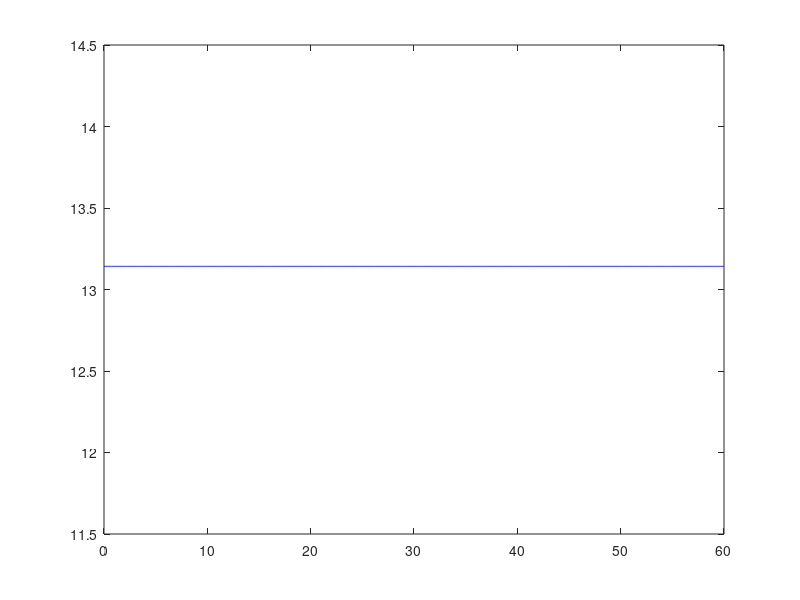
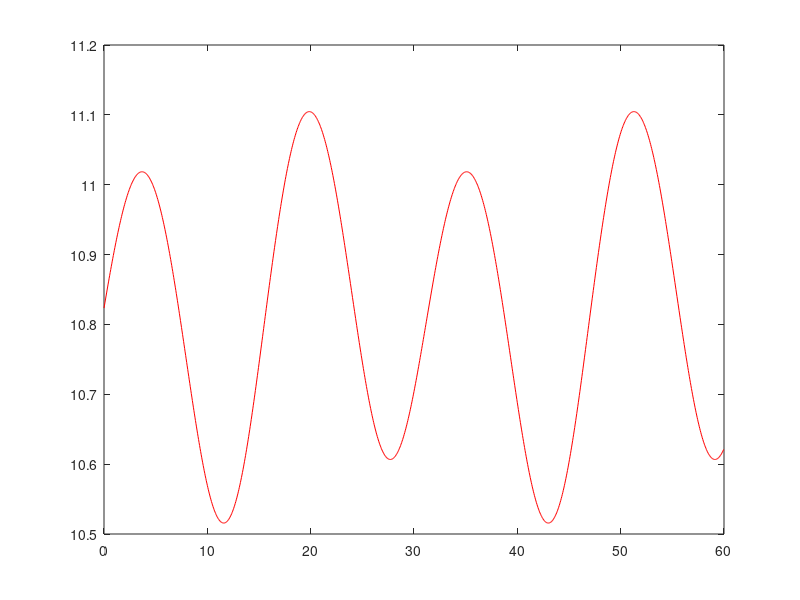
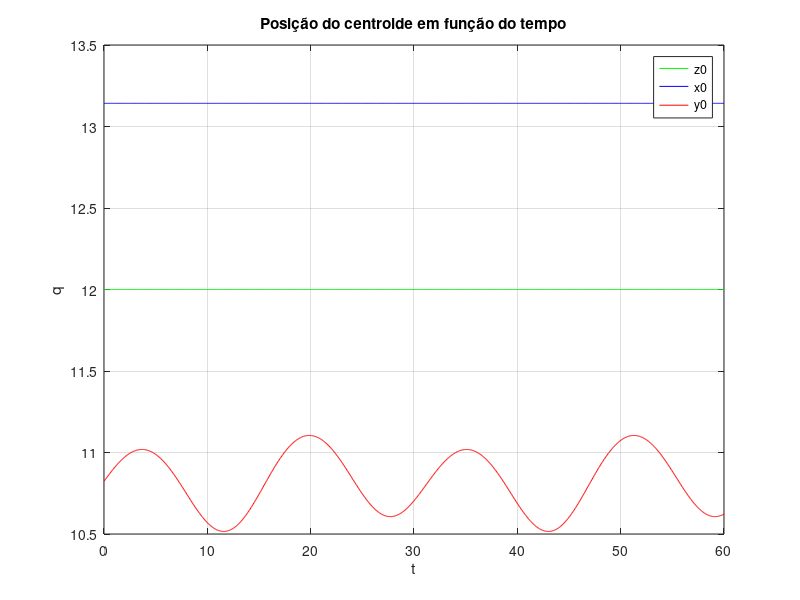

Write MATLAB code to recreate these figures, in order.
clear
clc
close all
%definindo os parametros iniciais
%tamanho da pata
l1=8;
l2=5;
%medida da plataforma
d=16.8;
D=24;
%função motora 
wa=0.2;
wb=0.4;
wc=0.2;
wd=0.4;
we=0.2;
wf=0.4;
wg=0.2;
wh=0.4;
%posições iniciais estimadas
a=(-l1*cos(3*pi/5)+l2*cos(7*pi/20))*2+d;
b=D;
h=l2*sin(7*pi/20)+l1*sin(3*pi/5);
betha=0;
%intervalo de tempo
dt = 0.05;
t = 0:dt:60;
%equações de restrição
phi = @(q,t) ([ 2*q(1) - cos(betha)*(l2*cos(q(7) + q(8)) + l1*cos(q(7))) - cos(betha)*(l2*cos(q(11) + q(12)) + l1*cos(q(11))) - d*cos(q(6))*cos(q(5));
                2*q(2) - l2*sin(q(7) + q(8)) - l2*sin(q(11) + q(12)) - l1*sin(q(7)) - l1*sin(q(11)) - d*(cos(q(4))*sin(q(6)) + cos(q(6))*sin(q(4))*sin(q(5)));
                2*q(3) - b - sin(betha)*(l2*cos(q(7) + q(8)) + l1*cos(q(7))) - sin(betha)*(l2*cos(q(11) + q(12)) + l1*cos(q(11))) - d*(sin(q(4))*sin(q(6)) - cos(q(4))*cos(q(6))*sin(q(5)));
                2*q(1) - 2*a - cos(betha)*(l2*cos(q(9) + q(10)) + l1*cos(q(9))) - cos(betha)*(l2*cos(q(13) + q(14)) + l1*cos(q(13))) + d*cos(q(6))*cos(q(5));
                2*q(2) - l2*sin(q(9) + q(10)) - l2*sin(q(13) + q(14)) - l1*sin(q(9)) - l1*sin(q(13)) + d*(cos(q(4))*sin(q(6)) + cos(q(6))*sin(q(4))*sin(q(5)));
                2*q(3) - b - sin(betha)*(l2*cos(q(9) + q(10)) + l1*cos(q(9))) - sin(betha)*(l2*cos(q(13) + q(14)) + l1*cos(q(13))) + d*(sin(q(4))*sin(q(6)) - cos(q(4))*cos(q(6))*sin(q(5)));
                q(7)-0.1*sin(wa*t)-3*pi/5; ...
                q(8)-0.1*sin(wb*t)+pi/4; ...
                q(9)+0.1*sin(wc*t)-2*pi/5; ...
                q(10)+0.1*sin(wd*t)-pi/4; ...
                q(11)-0.1*sin(we*t)-3*pi/5; ...
                q(12)-0.1*sin(wf*t)+pi/4; ...
                q(13)+0.1*sin(wg*t)-2*pi/5; ...
                q(14)+0.1*sin(wh*t)-pi/4]);

fiq = @(q,t) [2, 0, 0,                                                    0,            d*cos(q(6))*sin(q(5)),                                  d*cos(q(5))*sin(q(6)), cos(betha)*(l2*sin(q(7) + q(8)) + l1*sin(q(7))), l2*sin(q(7) + q(8))*cos(betha),                                                     0,                                  0, cos(betha)*(l2*sin(q(11) + q(12)) + l1*sin(q(11))), l2*sin(q(11) + q(12))*cos(betha),                                                     0,                                  0;
              0, 2, 0,  d*(sin(q(4))*sin(q(6)) - cos(q(4))*cos(q(6))*sin(q(5))), -d*cos(q(6))*cos(q(5))*sin(q(4)), -d*(cos(q(4))*cos(q(6)) - sin(q(4))*sin(q(6))*sin(q(5))),            - l2*cos(q(7) + q(8)) - l1*cos(q(7)),           -l2*cos(q(7) + q(8)),                                                     0,                                  0,            - l2*cos(q(11) + q(12)) - l1*cos(q(11)),           -l2*cos(q(11) + q(12)),                                                     0,                                  0;
              0, 0, 2, -d*(cos(q(4))*sin(q(6)) + cos(q(6))*sin(q(4))*sin(q(5))),  d*cos(q(4))*cos(q(6))*cos(q(5)), -d*(cos(q(6))*sin(q(4)) + cos(q(4))*sin(q(6))*sin(q(5))), sin(betha)*(l2*sin(q(7) + q(8)) + l1*sin(q(7))), l2*sin(q(7) + q(8))*sin(betha),                                                     0,                                  0, sin(betha)*(l2*sin(q(11) + q(12)) + l1*sin(q(11))), l2*sin(q(11) + q(12))*sin(betha),                                                     0,                                  0;
              2, 0, 0,                                                    0,           -d*cos(q(6))*sin(q(5)),                                 -d*cos(q(5))*sin(q(6)),                             0,                                  0,                    (l2*sin(q(9) + q(10))+l1*sin(q(9)))*cos(betha), l2*sin(q(9) + q(10))*cos(betha),                                                     0,                                  0, cos(betha)*(l2*sin(q(13) + q(14)) + l1*sin(q(13))), l2*sin(q(13) + q(14))*cos(betha);
              0, 2, 0, -d*(sin(q(4))*sin(q(6)) - cos(q(4))*cos(q(6))*sin(q(5))),  d*cos(q(6))*cos(q(5))*sin(q(4)),  d*(cos(q(4))*cos(q(6)) - sin(q(4))*sin(q(6))*sin(q(5))),                                                     0,                                  0,            - l2*cos(q(9) + q(10)) - l1*cos(q(9)),           -l2*cos(q(9) + q(10)),                                                     0,                                  0,            - l2*cos(q(13) + q(14)) - l1*cos(q(13)),           -l2*cos(q(13) + q(14));
              0, 0, 2,  d*(cos(q(4))*sin(q(6)) + cos(q(6))*sin(q(4))*sin(q(5))), -d*cos(q(4))*cos(q(6))*cos(q(5)),  d*(cos(q(6))*sin(q(4)) + cos(q(4))*sin(q(6))*sin(q(5))),                                                     0,                                  0, sin(betha)*(l2*sin(q(9) + q(10)) + l1*sin(q(9))), l2*sin(q(9) + q(10))*sin(betha),                                                     0,                                  0, sin(betha)*(l2*sin(q(13) + q(14)) + l1*sin(q(13))), l2*sin(q(13) + q(14))*sin(betha);
              0, 0, 0,                                                    0,                              0,                                                    0,                                                     1,                                  0,                                                     0,                                  0,                                                     0,                                  0,                                                     0,                                  0;
              0, 0, 0,                                                    0,                              0,                                                    0,                                                     0,                                  1,                                                     0,                                  0,                                                     0,                                  0,                                                     0,                                  0;
              0, 0, 0,                                                    0,                              0,                                                    0,                                                     0,                                  0,                                                     1,                                  0,                                                     0,                                  0,                                                     0,                                  0;
              0, 0, 0,                                                    0,                              0,                                                    0,                                                     0,                                  0,                                                     0,                                  1,                                                     0,                                  0,                                                     0,                                  0;
              0, 0, 0,                                                    0,                              0,                                                    0,                                                     0,                                  0,                                                     0,                                  0,                                                     1,                                  0,                                                     0,                                  0;
              0, 0, 0,                                                    0,                              0,                                                    0,                                                     0,                                  0,                                                     0,                                  0,                                                     0,                                  1,                                                     0,                                  0;
              0, 0, 0,                                                    0,                              0,                                                    0,                                                     0,                                  0,                                                     0,                                  0,                                                     0,                                  0,                                                     1,                                  0;
              0, 0, 0,                                                    0,                              0,                                                    0,                                                     0,                                  0,                                                     0,                                  0,                                                     0,                                  0,                                                     0,                                  1];
 


% v = @(q,t)[0;0;0;0;0;0;wa;wb;we;wf];
q = zeros(14,length(t));
q(:,1) = [13.1;12;12;0;0;0;3*pi/5;-pi/4;3*pi/5;-pi/4;3*pi/5;-pi/4;3*pi/5;-pi/4];
qp = zeros(14,length(t));
q2p = zeros(14,length(t));
deltaq = [0.1;0.1;0.1;0.1;0.1;0.1;0.1;0.1;0.1;0.1;0.1;0.1;0.1;0.1];
%calculando os vetores q, qp e q2p para cada instante de tempo
for i = 1:length(t)-1
    deltaq = [0.1;0.1;0.1;0.1;0.1;0.1;0.1;0.1;0.1;0.1;0.1;0.1;0.1;0.1];
    tolerance = 1e-10;
    while any(deltaq > tolerance) && any(abs(phi(q(:,i),t(i))) > tolerance)
        deltaq = -pinv(fiq(q(:,i),t(i)))*phi(q(:,i),t(i));
        q(:,i) = q(:,i) + deltaq;
    end
    t(i+1) = t(i) + dt;
    q(:,i+1) = q(:,i);
end
figure(1)
plot(t,q(1,:),'b-')
figure(2)
plot(t,q(2,:),'r')
figure(3)
plot(t,q(3,:),'g',t,q(1,:),'b-',t,q(2,:),'r')
xlabel('t');
ylabel('q');
title('Posição do centroide em função do tempo');
legend('z0', 'x0', 'y0', 'Location', 'Best');
grid on;